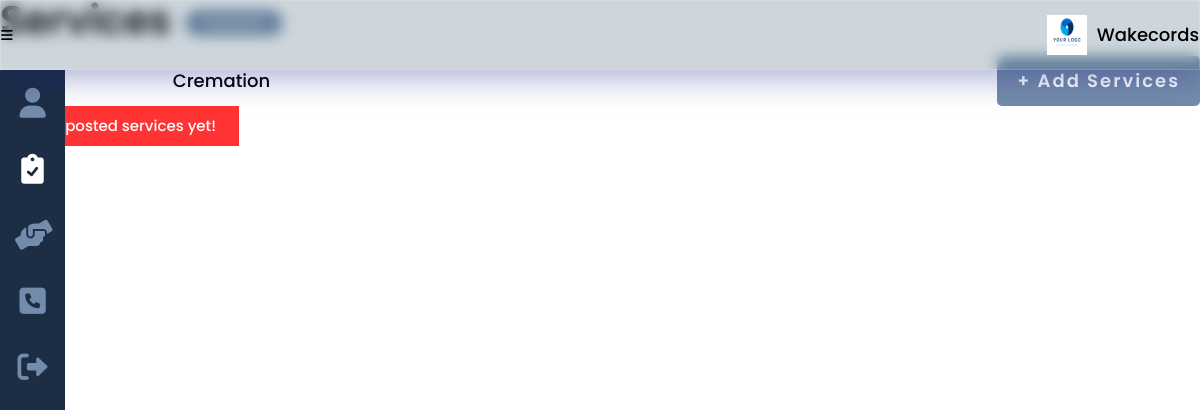
The page /services.php (signed in) on the database as committed earlier.
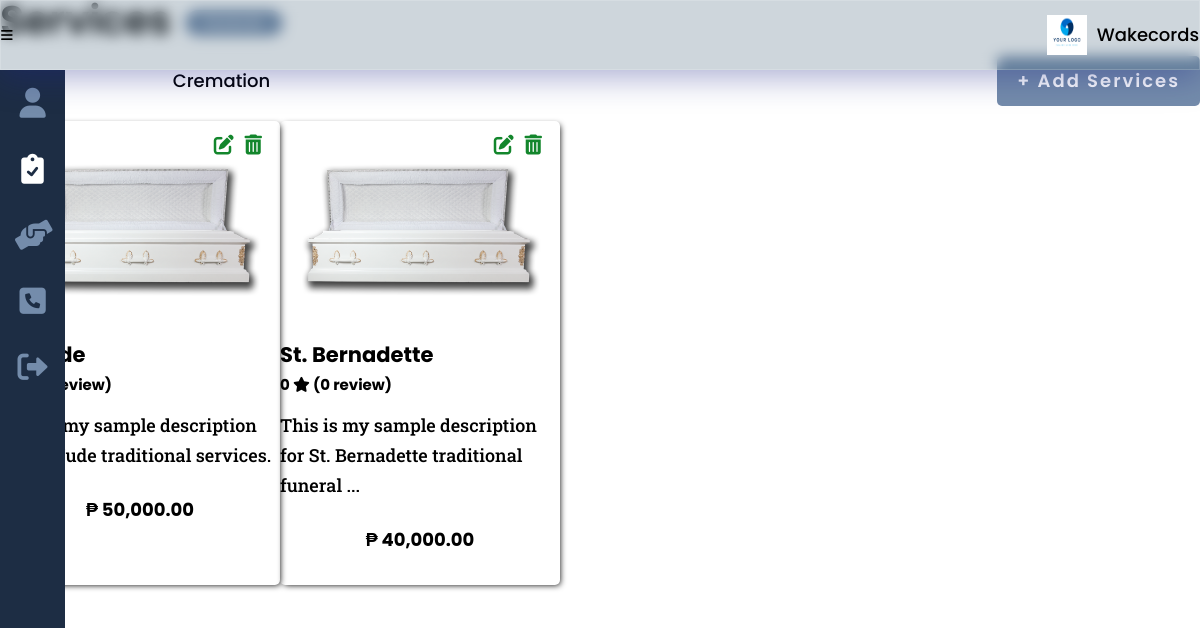
The same page on the database as committed later.
### tables this page shows
CREATE TABLE `provider` (
  `provider_id` int(8) NOT NULL,
  `provider_logo` varchar(100) NOT NULL,
  `provider_company` varchar(25) NOT NULL,
  `provider_desc` varchar(200) NOT NULL,
  `provider_fname` varchar(25) NOT NULL,
  `provider_mi` char(1) NOT NULL,
  `provider_lname` varchar(25) NOT NULL,
  `provider_type` varchar(15) NOT NULL,
  `provider_phone` varchar(11) NOT NULL,
  `provider_address` varchar(100) NOT NULL,
  `provider_email` varchar(50) NOT NULL,
  `provider_pass` varchar(100) NOT NULL
);

CREATE TABLE `funeral` (
  `service_id` int(8) NOT NULL,
  `funeral_name` varchar(50) NOT NULL,
  `funeral_type` varchar(20) NOT NULL,
  `funeral_size` varchar(100) DEFAULT NULL
);

CREATE TABLE `services` (
  `service_id` int(8) NOT NULL,
  `provider_id` int(8) NOT NULL,
  `service_type` varchar(20) NOT NULL,
  `service_desc` varchar(500) NOT NULL,
  `service_cost` decimal(9,2) DEFAULT NULL,
  `service_qty` int(2) DEFAULT NULL,
  `service_img` varchar(100) NOT NULL,
  `service_status` varchar(10) NOT NULL
);

### others/db.php (called while the page is built, shortened)
<?php
	class DB
	{
		static $hostname = "localhost";
		static $dbname = "wakecords";
		static $username  = "root";
		static $password = "";
		public static function query($sql, $params=array(), $transactType)
		{
			$rows = array();
			try
			{
				$db = new PDO("mysql:host=". self::$hostname ."; dbname=". self::$dbname,  self::$username,  self::$password);
				$db->setAttribute(PDO::ATTR_ERRMODE, PDO::ERRMODE_EXCEPTION);
				$cmd = $db->prepare($sql);
				$cmd->execute($params);
				if($transactType == "READ")
					$rows = $cmd->fetchAll();
				else
					$rows = $db->lastInsertId();
			}
			catch(PDOException $e)
			{
				echo $e->getMessage();
			}
			return $rows;
		}
	}

### others/functions.php (the view, shortened to what this page needs)
<?php
	require_once("others/db.php");
	function is_subscribed(){
		$provider = read("subscription", ["provider_id"], [$_SESSION['provider']]);
		if(count($provider) > 0){
			$provider = $provider[0];
			if(date("Y-m-d") <= $provider['subs_description'])
				return true;
		}
		return false;
	}
	function limit_text($text, $limit) {
		if (str_word_count($text, 0) > $limit) {
			$words = str_word_count($text, 2);
			$pos   = array_keys($words);
			$text  = substr($text, 0, $pos[$limit]) . '...';
		}
		return $text;
	}
	function messaging($type, $msg){
		switch($type){
			case "error":
				echo "<div class='note red'><i class='fa-solid fa-circle-xmark'></i> ".$msg."</div>";
			break;
		}
	}
	function provider_services($type=''){
		$provider = provider();
		switch($provider['provider_type']){
			case "funeral":
				$services = DB::query("SELECT * FROM services s JOIN funeral f ON s.service_id=f.service_id WHERE provider_id=? AND funeral_type=?", array($provider['provider_id'], $type), "READ");
			break;
		}
		switch($provider['provider_type']){
			case "funeral":
				if(count($services) > 0){
					foreach($services as $results){
						echo "
						<div class='card-0 no-padding'>
							<a href='funeral_tradition_this.php?service_id=".$results['service_id']."&id={$results['provider_id']}'>
								<img src='images/providers/".$results['service_type']."/".$results['provider_id']."/".$results['service_img']."'>
								<h3>".$results['funeral_name']."
									<span>
										".ratings($results['service_id'], true)."
										<i class='fa-solid fa-star'></i>
										(".ratings_count($results['service_id'], true).")
									</span>
								</h3>
								<p>
									".limit_text($results['service_desc'], 10)."
								</p>
								<div class='card-price'>₱ ".number_format($results['service_cost'], 2, '.', ',')."</div>
							</a>
							<div class='buttons'>
						";
						if(!service_is_booked($results['service_id'])){
							echo "
							<a href='services_add.php?id=".$results['service_id']."&book&edit' class=''><i class='fa-solid fa-pen-to-square'></i></a>
							<a href='deleting.php?table={$results['service_type']}&attr=service_id&data=".$results['service_id']."&url=services' onclick='return confirm(\"Are you sure you want to delete this service?\");'><i class='fa-solid fa-trash-can'></i></a>";
						}
						else {
							echo "<a href='services_add.php?id=".$results['service_id']."&edit' class=''><i class='fa-solid fa-pen-to-square'></i></a>";
						}
						echo "
							</div>
						</div>
						";
					}
				}
				else messaging("error", "No posted services yet!");
			break;
		}
	}
	function provider($id=0){
		if($id == 0)
			$type = read("provider", ["provider_id"], [$_SESSION['provider']]);
		else
			$type = read("provider", ["provider_id"], [$id]);
		return $type[0];
	}
	function ratings($id, $service = true){
		$avg_stars = 0;
		if($service)
			$feedback = read("feedback", ["service_id"], [$id]);
		else {
			$feedback = DB::query("SELECT * FROM feedback a JOIN services b ON a.service_id = b.service_id WHERE provider_id = ?", array($id), "READ");
		}
		if(count($feedback) > 0){
			foreach($feedback as $result){
				$avg_stars += $result['feedback_star'];
			}
			$avg_stars /= count($feedback);
		}
		else return $avg_stars;
		return number_format((float)$avg_stars,1,".","");
	}
	function ratings_count($id, $service = true){
		if($service)
			$feedback = read("feedback", ["service_id"], [$id]);
		else {
			$feedback = DB::query("SELECT * FROM feedback a JOIN services b ON a.service_id = b.service_id WHERE provider_id = ?", array($id), "READ");
		}
		return (count($feedback) > 1) ? count($feedback)." reviews" : count($feedback)." review";
	}
	function read($table, $attr=[], $data=[]){
		if(count($attr) == 1){
			return DB::query("SELECT * FROM ".$table." WHERE ".$attr[0]."=?", array($data[0]), "READ");
		}
	}
	function service_is_booked($service_id){
		$service = DB::query("SELECT * FROM services s JOIN purchase p ON s.service_id = p.service_id WHERE s.service_id=?", array($service_id), "READ");
		return false;
	}
	function subscription_expired($subs_list){
		$expired = false;
		foreach($subs_list as $result){
			if(date("Y-m-d") >= date("Y-m-d", strtotime($result['subs_duedate'])))
				$expired = true;
			else
				$expired = false;
		}
		return $expired;
	}
	function user_type(){
		if(isset($_SESSION['seeker'])){
			return "seeker";
		}
		else if(isset($_SESSION['provider'])){
			return "provider";
		}
		return "admin";
	}

### others/head.php (shortened to what this page needs)
<!DOCTYPE html>
<html lang="en">
<head>
	<link href="https://cdnjs.cloudflare.com/ajax/libs/font-awesome/6.0.0/css/all.min.css" rel="stylesheet">
	<link rel="stylesheet" href="https://unpkg.com/open-props"/>
	<link rel="stylesheet" href="css/style.css">
</head>

### services.php (shortened to what this page needs)
<?php
	include("others/functions.php");
	include("others/head.php");
?>
<body>
	<div class="container">
		<?php include("others/header.php"); ?>
		<div class="banner">
			<?php
			$this_page = "services";
			include("others/sidebar.php"); ?>
			<section class="banner-con">
				<div class="wrapper">
					<div class="banner-div">
						<?php
						if(isset($_SESSION['provider'])){
							$user = provider();
						}
						?>
						<h2>Services <mark class="btn status type"><?php echo $user['provider_type']; ?></mark></h2>
						<a class="btn btn-link-absolute" href="services_add.php">+ Add Services</a>
						<?php
						if($user['provider_type'] == "funeral"){
							echo "
							<ul>
								<li><a class='active' href='services.php' >Traditional</a></li>
								<li><a class='' href='services_cremation.php'>Cremation</a></li>
							</ul>
							";
						}
						?>
						<div class="banner-cards">
							<?php
							switch($user['provider_type']){
								case "funeral":
									provider_services("traditional");
								break;
							}
							?>
						</div>
					</div>
				</div>
			</section>
		</div>
	</div>
</body>
</html>

### others/header.php (shortened to what this page needs)
<div class="header">
	<button class="header-btn" data-menu-icon>
		<i class="fa-solid fa-bars"></i>
	</button>
	<picture>
		<?php
			if(isset($_SESSION['provider'])){
				$provider = provider();
				if(empty($provider['provider_logo'])){
		?>
				<svg xmlns="http://www.w3.org/2000/svg" viewBox="0 0 640 512"><path d="M425.1 482.6c-2.303-1.25-4.572-2.559-6.809-3.93l-7.818 4.493c-6.002 3.504-12.83 5.352-19.75 5.352c-10.71 0-21.13-4.492-28.97-12.75c-18.41-20.09-32.29-44.15-40.22-69.9c-5.352-18.06 2.343-36.87 17.83-45.24l8.018-4.669c-.0664-2.621-.0664-5.242 0-7.859l-7.655-4.461c-12.3-6.953-19.4-19.66-19.64-33.38C305.6 306.3 290.4 304 274.7 304H173.3C77.61 304 0 381.7 0 477.4C0 496.5 15.52 512 34.66 512H413.3c5.727 0 10.9-1.727 15.66-4.188c-2.271-4.984-3.86-10.3-3.86-16.06V482.6zM224 256c70.7 0 128-57.31 128-128S294.7 0 224 0C153.3 0 96 57.31 96 128S153.3 256 224 256zM610.5 373.3c2.625-14 2.625-28.5 0-42.5l25.75-15c3-1.625 4.375-5.125 3.375-8.5c-6.75-21.5-18.25-41.13-33.25-57.38c-2.25-2.5-6-3.125-9-1.375l-25.75 14.88c-10.88-9.25-23.38-16.5-36.88-21.25V212.3c0-3.375-2.5-6.375-5.75-7c-22.25-5-45-4.875-66.25 0c-3.25 .625-5.625 3.625-5.625 7v29.88c-13.5 4.75-26 12-36.88 21.25L394.4 248.5c-2.875-1.75-6.625-1.125-9 1.375c-15 16.25-26.5 35.88-33.13 57.38c-1 3.375 .3751 6.875 3.25 8.5l25.75 15c-2.5 14-2.5 28.5 0 42.5l-25.75 15c-3 1.625-4.25 5.125-3.25 8.5c6.625 21.5 18.13 41 33.13 57.38c2.375 2.5 6 3.125 9 1.375l25.88-14.88c10.88 9.25 23.38 16.5 36.88 21.25v29.88c0 3.375 2.375 6.375 5.625 7c22.38 5 45 4.875 66.25 0c3.25-.625 5.75-3.625 5.75-7v-29.88c13.5-4.75 26-12 36.88-21.25l25.75 14.88c2.875 1.75 6.75 1.125 9-1.375c15-16.25 26.5-35.88 33.25-57.38c1-3.375-.3751-6.875-3.375-8.5L610.5 373.3zM496 400.5c-26.75 0-48.5-21.75-48.5-48.5s21.75-48.5 48.5-48.5c26.75 0 48.5 21.75 48.5 48.5S522.8 400.5 496 400.5z"/></svg>
		<?php
				}
				else echo "<img class='header-logo' src='images/providers/".$provider['provider_type']."/".$_SESSION['provider']."/".$provider['provider_logo']."' >";
			}
			else echo "<img class='header-logo' src='images/main-logo.png'>";
		?>
		<div>Wakecords</div>
	</picture>
</div>

### others/sidebar.php (shortened to what this page needs)
<ul class="sidebar " data-sidebar>
  <li class="sidebar-list">
    <a class="sidebar-link <?php echo ($this_page == 'profile')?'active':''; ?>" href="profile.php" title="Profile">
      <i class="fa-solid fa-user"></i>
    </a>
  </li>
  <li class="sidebar-list">
    <?php
      if(user_type() == "seeker"){
    ?>
      <a class="sidebar-link <?php echo ($this_page == 'services')?'active':''; ?>" href="get_started.php" title="Services">
        <i class="fa-solid fa-clipboard-check"></i>
        <div>Get Started</div>
      </a>
    <?php
      } elseif(user_type() == "provider"){
        $subs = read("subscription", ["provider_id"], [$_SESSION['provider']]);
        $is_expired = subscription_expired($subs);
    ?>
      <a class="sidebar-link <?php echo ($this_page == 'services')?'active':''; ?>"
      <?php echo (is_subscribed()) ? ($is_expired) ? "style='cursor:no-drop;'":"href='services.php'":"style='cursor:no-drop;'";
      ?>
      title="Services">
        <i class="fa-solid fa-clipboard-check"></i>
      </a>
    <?php
      }
    ?>
  </li>
  <li class="sidebar-list">
    <?php
    if(user_type() == 'admin'){
      $link = "<a class='sidebar-link ";
      $link .= ($this_page == 'transact')?'active':'';
      $link .= "' href='purchase.php' title='Transactions'>";
    }
    else if(user_type() == 'provider') {
      $link = "<a class='sidebar-link ";
      $link .= ($this_page == 'transact')?'active':'';
      $link .= "' href='purchase.php' title='Transactions'>";
    }
    else {
      $link = "<a class='sidebar-link ";
      $link .= ($this_page == 'transact')?'active':'';
      $link .= "' href='cart.php' title='Transactions'>";
    }
    echo $link;
    ?>
      <i class="fas fa-hands-helping"></i>
    </a>
  </li>
  <?php
    if(user_type() != "admin"){
  ?>
  <li class="sidebar-list">
    <a class="sidebar-link <?php echo ($this_page == 'contact')?'active':''; ?>" href="contact.php" title="Contact Us">
      <i class="fas fa-phone-square"></i>
    </a>
  </li>
  <?php
    }
  ?>
  <li class="sidebar-list">
    <a class="sidebar-link" href="logout.php" title="Logout" onclick='return confirm("Are you sure you want to logout?");'>
      <i class="fa-solid fa-right-from-bracket"></i>
    </a>
  </li>
</ul>

### css/style.css (style rules this page uses)
:root { --dark-blue:#0d1321; --light-blue:#1d2d44; --pale-blue:#3e5c76; --light-gray:#748cab; --gray: #ccc; --peach:#f0ebd8; --header-height:70px; --red: hsl(0,100%,40%); --green: hsl(133, 75%, 30%); --blue: hsl(180, 75%, 40%); --em-1: 1em; --rem-1: 1rem; --box-shadow: 2px 2px 6px -2px #000; }
* { padding:0;margin:0;box-sizing:border-box;resize:none;outline:none;border:none;text-decoration:none;list-style:none; }
body { font:500 18px/30px Poppins,sans-serif; }
.wrapper { width:100%;margin:0 auto 0 0;padding:0 var(--size-3) var(--size-8) var(--size-11); }
section, main { padding:100px 0;background:#fff; }
.no-padding { padding:0 !important; }
h1,h2 { line-height:100%;margin-bottom:40px;position:relative; }
h2 { margin-bottom:var(--rem-1); }
h3 { margin-bottom:10px;position:relative; }
h2 { font-size:40px;font-weight:600; }
p { font-family:Roboto Slab,serif;margin-bottom:25px; }
.btn { display:inline-block;width:fit-content;background:var(--light-gray);color:#fff;text-align:center;text-decoration:none;letter-spacing:2px;margin-right:25px;font:600 18px/20px Poppins,sans-serif;padding:15px 20px;border-radius:5px; }
.card-0 { display:block;border:1px solid var(--gray-2);width:280px;box-shadow:var(--box-shadow);border-radius:5px;margin-block:15px;position:relative;overflow:hidden;padding:0 0 75px; }
.card-0 img { height:210px;padding:15px; }
.card-0 .buttons { position:absolute;inset:10px 10px auto auto;background-color:#fff;padding-inline:5px;border-radius:5px;padding-bottom:3px; }
.card-0 .buttons a { display:inline-block;margin-inline:3px;width:fit-content;color:var(--green); }
.card-0 .buttons a i { font-size:20px; }
.header { display:flex;justify-content:space-between;box-shadow:var(--shadow-4);padding:var(--size-3);position:fixed;width:100%;height:var(--header-height);align-items:center;z-index:100;background: rgba( 62, 92, 118, 0.25 );box-shadow: 0 8px 32px 0 rgba( 31, 38, 135, 0.37 );-webkit-backdrop-filter: blur( 7px );backdrop-filter: blur( 7px );border: 1px solid rgba( 255, 255, 255, 0.18 ); }
img.header-logo { width:40px;height:40px; }
button.header-btn { background:none; }
button.header-btn i { font-size:var(--size-7); }
.header picture { display:flex;justify-content:space-between;align-items:center;column-gap:10px; }
.sidebar { min-width:65px;overflow:hidden;margin-top:var(--header-height);transition: min-width 100ms ease-out;position:fixed;background:var(--light-blue);height:100%;display:flex;flex-flow:column;z-index:99; }
.sidebar-link { display:flex;align-items:center;justify-content:center;margin:1em 0;color:var(--light-gray); }
.sidebar-link.active { color:#fff; }
.sidebar-link i { width:35px;font-size:30px;text-align:center; }
.banner-con { width:100%;padding:0; }
.banner-div { height:100%;padding-top:var(--size-11);position:relative;margin-bottom:var(--em-1); }
.banner-cards { display:flex;column-gap:var(--size-5);flex-wrap:wrap; }
.banner-cards a { color:var(--gray-8);width:100%;height:100%;display:block; }
.banner-cards img { width:100%; }
.banner-cards h3, .banner-cards p { padding-inline:var(--size-3); }
.banner-cards h3 span { display:block;font-size:15px;color:var(--yellow-6); }
.banner-cards p { font-size:var(--size-3); }
.banner-cards .card-price { font-size:var(--size-5);font-weight:bold;margin-bottom:30px;width:100%;text-align:center; }
.status { display:inline-block;padding:7px 20px;border-radius:15px;background:#000;color:#fff;border:1px solid #000;font-size:13px;margin:3px;line-height:1; }
.banner-div ul { display:flex;margin-bottom:var(--size-5);flex-wrap:wrap; }
.banner-div ul li a { display:inline-block;background:var(--gray-3);padding:10px 25px;color:#000;border-top-left-radius:10px;border-top-right-radius:10px; }
.banner-div ul li a:hover, .banner-div ul li a.active { background:var(--gray-8);color:#fff; }
.banner-div h2 mark.btn.status.type { margin:10px 0 0 5px;font-size:12px; }
.btn.btn-link-absolute { position:absolute;top:var(--size-11);right:0;margin-inline:0; }
.status.type { font-size:10px;margin:0 0 0 5px;background:#748cab;border:none;vertical-align:top; }
.note { padding:5px 23px 5px 12px;color:#fff;position:relative;overflow:hidden;width:fit-content;margin-bottom:var(--size-2);font-size:15px; }
.note:before { content:"";position:absolute;background:hsl(0,100%,40%);width:6px;height:100%;top:0;left:0; }
.note.red { background:hsl(0,100%,60%); }

Rows that differ between the two databases and show on the page:
added funeral: service_id.service_img (picture), service_id "0 review", service_id.service_desc "This is my sample description for St. Jude traditional services.", service_id.service_cost "50,000.00"
added funeral: service_id.service_img (picture), funeral_name "St. Bernadette", service_id "0", service_id "0 review", service_id.service_desc "This is my sample description for St. Bernadette traditional funeral ...", service_id.service_cost "40,000.00"
Other text that changed with them:
$msg: "No posted services yet!" → (not shown)
